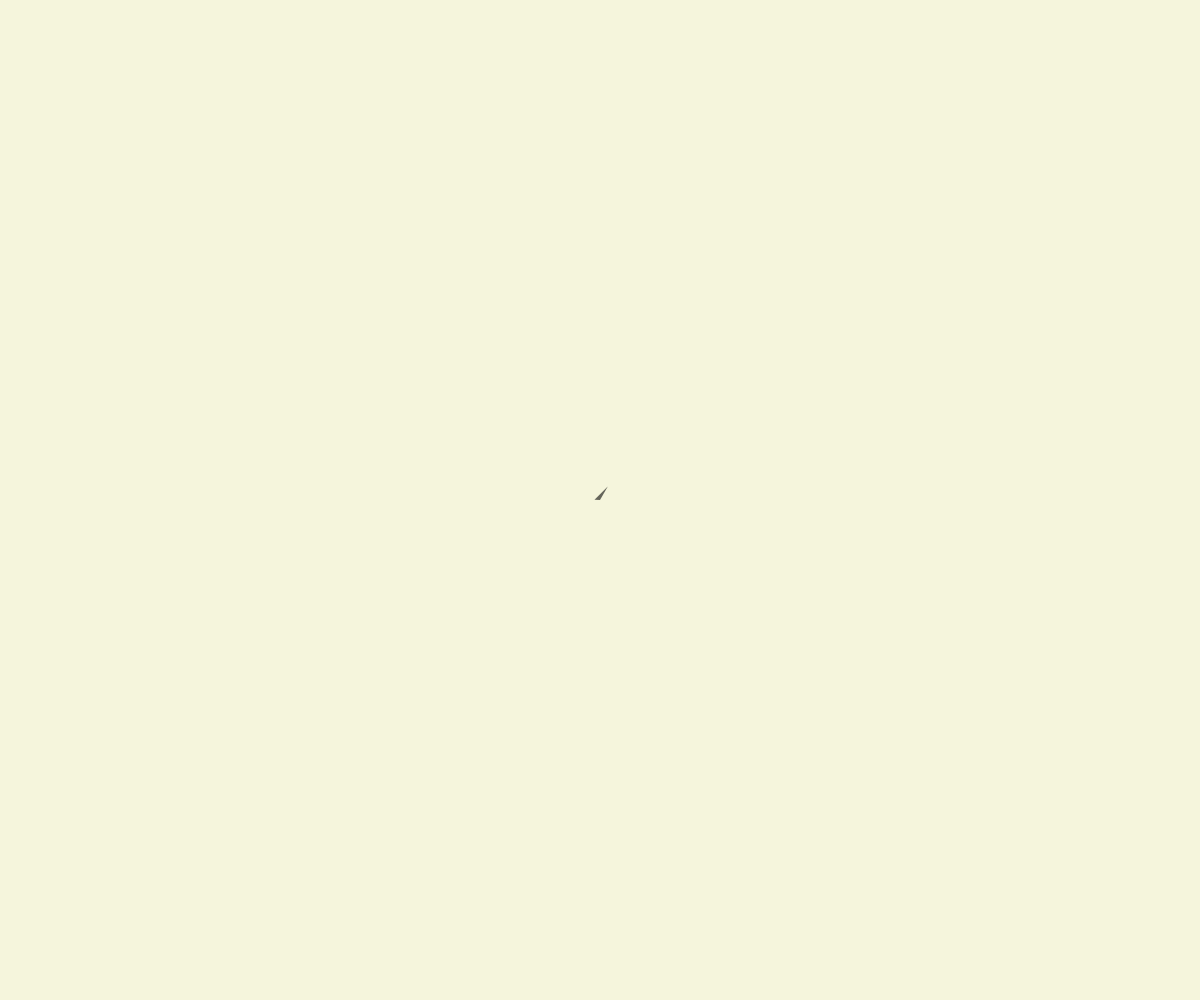
Frame 1 (no input)
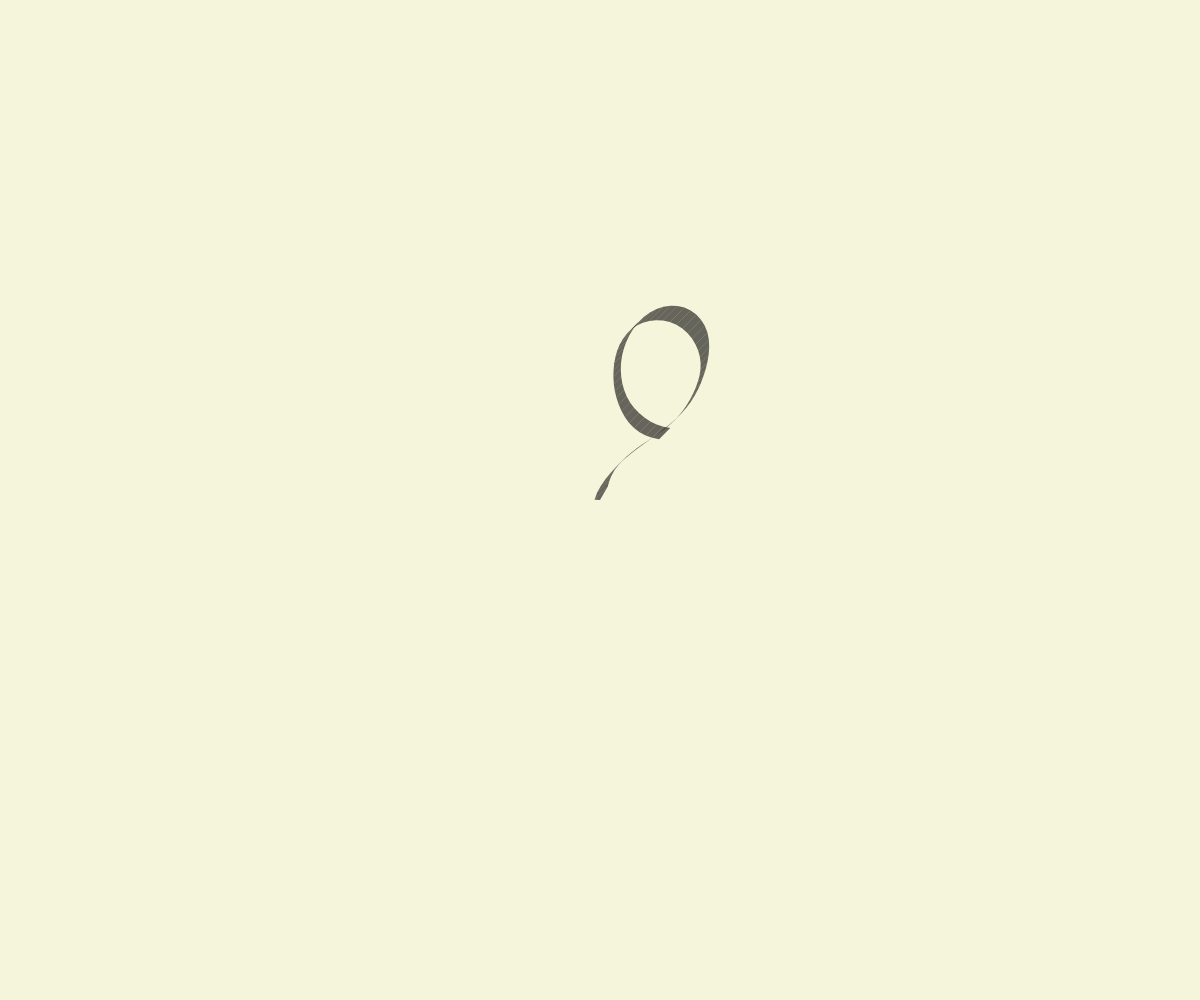
Frame 60 (no input)
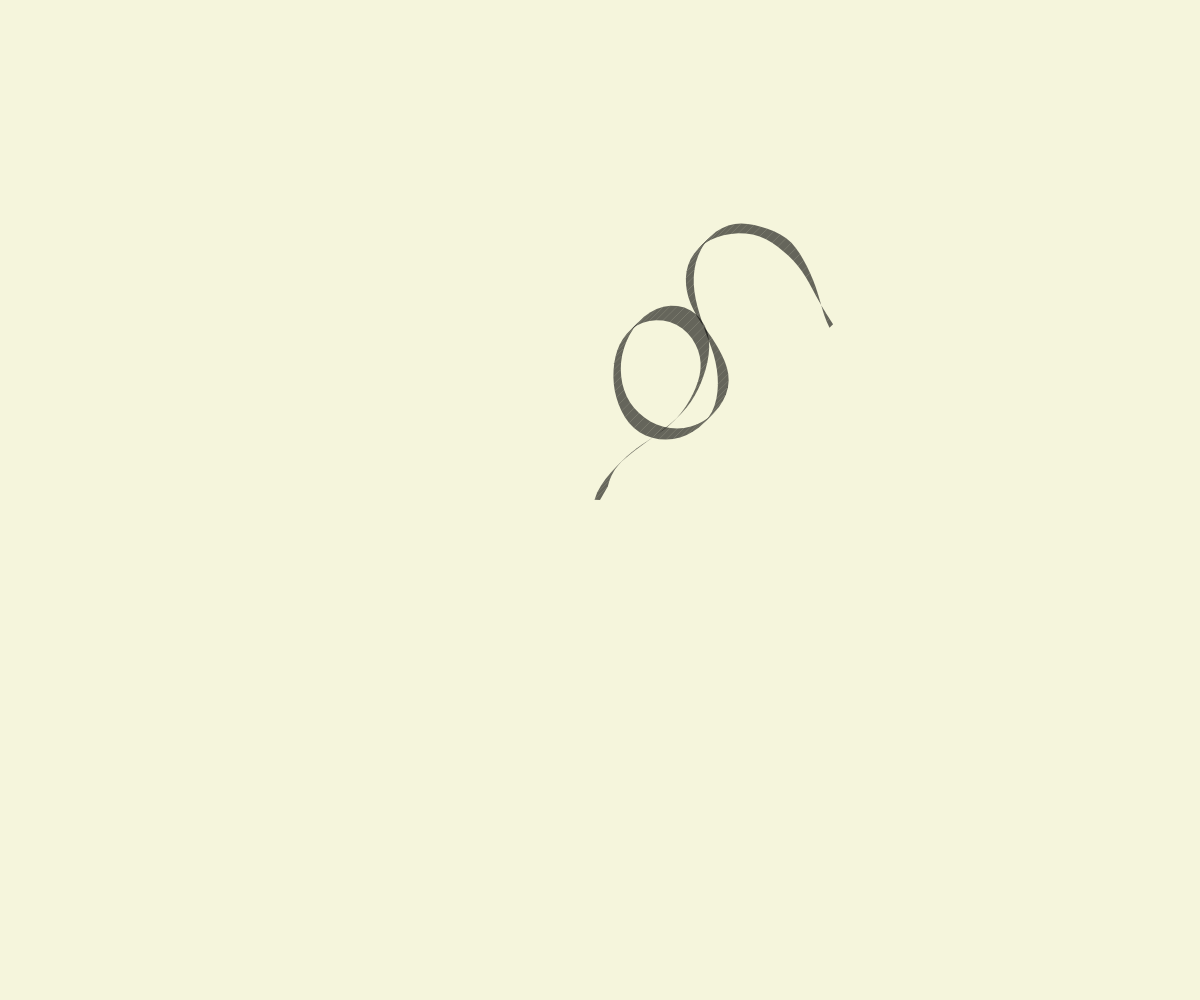
Frame 120 (the mouse pressed at the canvas centre since frame 60)

The p5.js sketch that drew these frames (run headless with seeded random() and noise() and a simulated clock; from frame 60 on, the mouse is pressed at the canvas centre):

// p5.js sketch
// ── sketch.js
/*

    Línea azarosa a partir de un "elemento merodeador"

*/


let x,y;   // la posición del elemento
let nx,ny; // la siguiente posición del elemento
let t;     // el ángulo de avance del elemento
let n = nn = 0;     // noise

function setup() {
  // sketch a pantalla completa
  createCanvas(windowWidth, windowHeight);

  // inicializar valores necesarios
  x = width/2;
  y = height/2;
  t = -HALF_PI;
  noStroke();
  fill(0, 150);
  background('beige');
}

function draw() {
  moveElement(); // función personalizada
  achure(x, y, nx, ny, n, nn); // línea desde la ubicación actual hasta la próxima
  x = nx;
  y = ny;
  nn = n;
}


function moveElement(){
  n = noise(millis()/800) - .5;
  t += n;

  /* si se sale de los márgenes, rebota */
  if(x > width || x < 0 || y < 0 || y > height){
   t += PI; // rotar en 180º
  }

  let avance = 7;

  // identidad circular
  nx = x + cos(t) * avance;
  ny = y + sin(t) * avance;
}

function achure(x, y, nx, ny, n, nn){
  /* x,y = currentPos; nx,ny = nextPos; n = noise; nn = nextNoise */
  let a = 40;
  quad(x-nn*a, y+nn*a, nx-n*a, ny+n*a, nx+n*a, ny-n*a, x+nn*a, y-nn*a);
}
